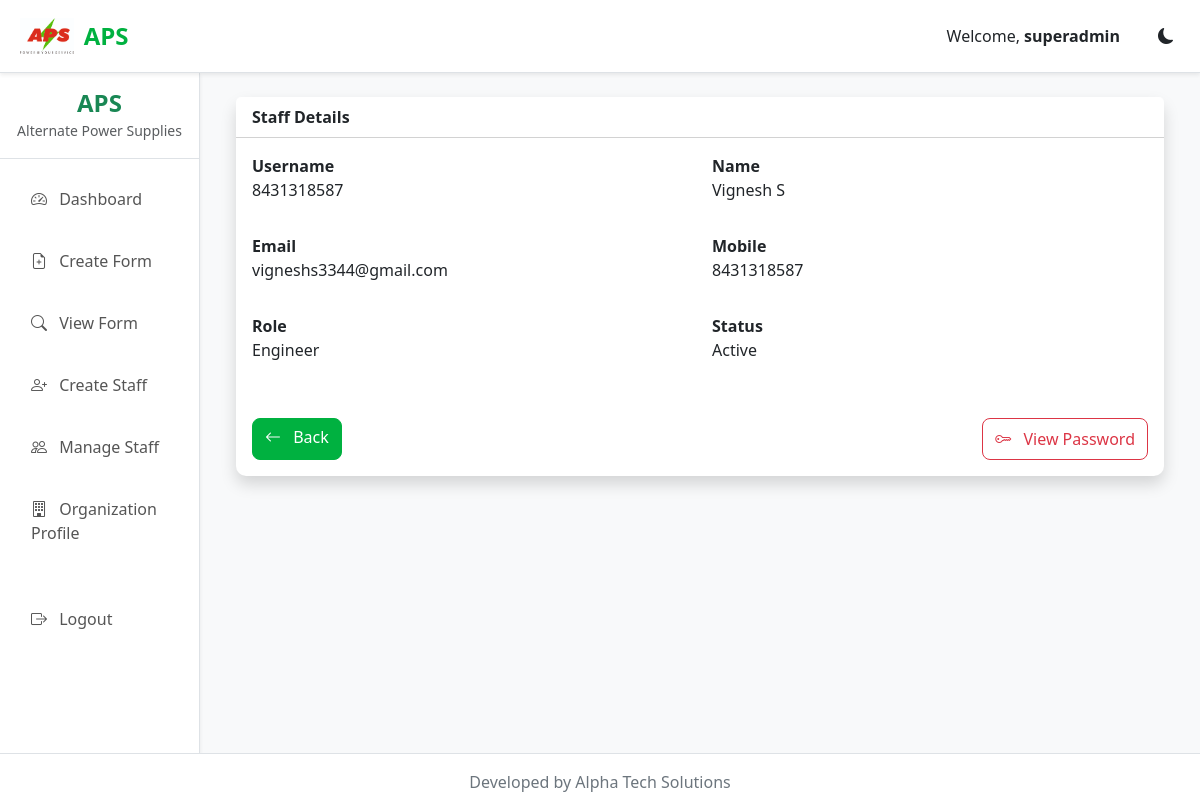
/accounts/staff-details/5/ (signed in), run on the app's committed database.
### accounts/models.py (models this page shows, shortened)
class User(AbstractUser):
    objects = CustomUserManager()
    visible_password = models.CharField(
        max_length=128,
        blank=True,
        null=True,
        verbose_name="Visible Password",
    )
    role = models.CharField(
        max_length=20,
        choices=UserRole.choices,
        default=UserRole.ENGINEER,
        verbose_name="Role",
    )
    mobile_number = models.CharField(
        max_length=15,
        unique=True,
        verbose_name="Mobile Number",
        blank=True,
        null=True,
    )
    created_at = models.DateTimeField(
        auto_now_add=True,
    )
    updated_at = models.DateTimeField(
        auto_now=True,
    )
    class Meta:
        db_table = "users"
        ordering = ["username"]
        verbose_name = "User"
        verbose_name_plural = "Users"

### accounts/views.py (the view)
# urls.py: path("staff-details/<int:pk>/", views.staff_details, name="staff_details"),
@superadmin_required
def staff_details(request, pk):
    user = get_object_or_404(User, pk=pk)
    context = {
        "staff": user,
    }
    return render(
        request,
        "accounts/staff_details.html",
        context,
    )

### templates/accounts/staff_details.html (shortened to what this page needs)
{% extends "base.html" %}
{% block content %}
<div class="container-fluid">
    <div class="card shadow">
        <div class="card-header">
            Staff Details
        </div>
        <div class="card-body">
            <div class="row">
                <div class="col-md-6 mb-3">
                    <label class="fw-bold">
                        Username
                    </label>
                    <p>{{ staff.username }}</p>
                </div>
                <div class="col-md-6 mb-3">
                    <label class="fw-bold">
                        Name
                    </label>
                    <p>{{ staff.first_name }} {{ staff.last_name }}</p>
                </div>
                <div class="col-md-6 mb-3">
                    <label class="fw-bold">
                        Email
                    </label>
                    <p>{{ staff.email }}</p>
                </div>
                <div class="col-md-6 mb-3">
                    <label class="fw-bold">
                        Mobile
                    </label>
                    <p>{{ staff.mobile_number }}</p>
                </div>
                <div class="col-md-6 mb-3">
                    <label class="fw-bold">
                        Role
                    </label>
                    <p>{{ staff.get_role_display }}</p>
                </div>
                <div class="col-md-6 mb-3">
                    <label class="fw-bold">
                        Status
                    </label>
                    <p>
                        {% if staff.is_active %}
                        Active
                        {% else %}
                        Inactive
                        {% endif %}
                    </p>
                </div>
            </div>
            <div class="d-flex justify-content-between flex-wrap gap-2 mt-4">
                <a href="{% url 'accounts:manage_staff' %}" class="btn btn-success">
                    <i class="bi bi-arrow-left me-2"></i> Back
                </a>
                <button type="button" class="btn btn-outline-danger" data-bs-toggle="modal" data-bs-target="#adminPasswordModal">
                    <i class="bi bi-key me-2"></i> View Password
                </button>
            </div>
        </div>
    </div>
</div>
{% endblock %}

### templates/components/navbar.html (shortened to what this page needs)
<nav class="navbar navbar-expand-lg shadow-sm sticky-top border-bottom">
    <div class="container-fluid">
        <a class="navbar-brand fw-bold text-success" href="/">
            <span class="navbar-brand-logo-wrap">
                <img src="/media/logos/aps-light.jpeg" alt="APS" class="navbar-brand-logo navbar-brand-logo-light">
            </span>
            <span class="navbar-brand-text">
                APS
            </span>
        </a>
        <div class="d-flex align-items-center navbar-actions ms-auto">
            {% if user.is_authenticated %}
                <span class="nav-welcome me-3">
                    Welcome,
                    <strong>{{ user.first_name|default:user.username }}</strong>
                </span>
            {% endif %}
            <button
                class="btn border-0 navbar-theme-button"
                id="themeButton"
                type="button">
                <i class="bi bi-moon-fill"></i>
            </button>
        </div>
    </div>
</nav>

### static/css/variables.css (style rules this page uses)
:root { --primary-color:#00B140; --primary-hover:#009739; --white:#FFFFFF; --light-bg:#F8F9FA; --border:#DEE2E6; --text:#212529; --dark-bg:#1E1E1E; --dark-card:#2B2B2B; --dark-text:#F8F9FA; --border-radius:10px; --transition:0.3s; }

### static/css/style.css (style rules this page uses)
* { margin:0; padding:0; box-sizing:border-box; }
html, body { height:100%; font-family:"Segoe UI",Tahoma,Geneva,Verdana,sans-serif; background:var(--light-bg); color:var(--text); }
body { display:flex; flex-direction:column; }
a { text-decoration:none; }
.navbar { background:var(--white); border-bottom:1px solid var(--border); }
.navbar .container-fluid { position:relative; min-height:56px; align-items:center; }
.navbar-brand { color:var(--primary-color) !important; font-size:1.5rem; font-weight:700; position:absolute; left:50%; transform:translateX(-50%); margin:0; z-index:1; display:inline-flex; align-items:center; gap:10px; white-space:nowrap; }
.navbar-brand-logo-wrap { display:inline-flex; align-items:center; }
.navbar-brand-logo { height:36px; width:auto; display:block; }
.navbar-brand-text { display:inline-flex; align-items:center; }
@media (min-width:992px) { .navbar-brand { left:20px; transform:none; } }
.btn-success { background:var(--primary-color); border-color:var(--primary-color); }
.navbar-actions { margin-left:auto; display:flex; align-items:center; gap:0.5rem; z-index:2; }
.navbar-theme-button { width:44px; height:44px; display:inline-flex; align-items:center; justify-content:center; margin-bottom:0; }
.card { border:none; border-radius:10px; box-shadow:0 2px 8px rgba(0,0,0,.08); }
.card-header { background:var(--white); font-weight:600; }
.btn { border-radius:8px; min-height:42px; transition:.2s; }

### data on the page
User: first_name "superadmin"
User: username "8431318587", first_name "Vignesh", last_name "S", email "vigneshs3344@gmail.com", mobile_number "8431318587", role "Engineer"
